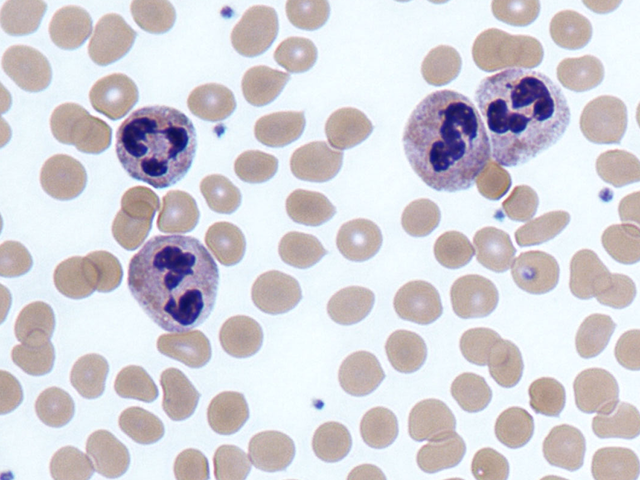
#> input picture chapter7/cells.png, 640 x 480 px, found by its file name
$ jupyter execute ch7_codes.ipynb
#> lines starting #> are read from the running program, lines starting #| are printed output that depends on the picture; after the words box and inside, x2 and y2 are one past the last pixel; in counts of white or black regions, pixels touching at a corner belong together
# Binarization

쓰레쉬 홀드를 사용.

```cv2.threshold(src, thresh, maxval, type, dst=None)```

[cell 1]
import sys
import numpy as np
import cv2

[cell 2]
src = cv2.imread('cells.png', cv2.IMREAD_GRAYSCALE)
#> src: shape (480, 640); min 21, max 255, mean 209.5

if src is None:
    print('Image load failed!')
    sys.exit()

[cell 3]
_, dst1 = cv2.threshold(src, 100, 255, cv2.THRESH_BINARY) # 임계값 : 100
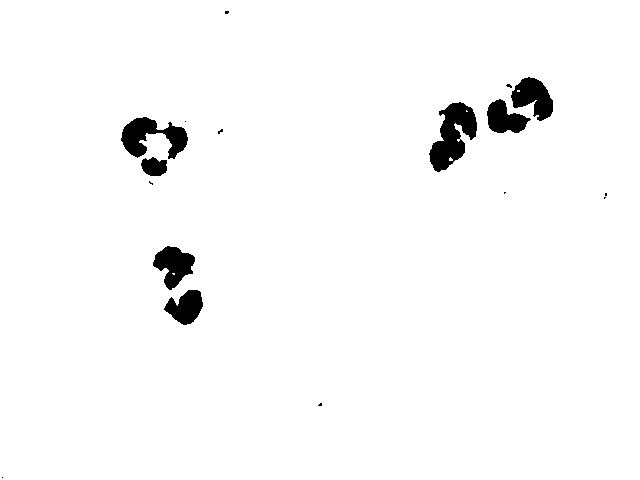
#> dst1: shape (480, 640); 97.5% white; 17 black regions (10 under 20 px), largest, box (x1, y1, x2, y2) and area: (429, 102, 477, 172) 1853, (121, 117, 188, 159) 1448, (511, 77, 553, 121) 1112
_, dst2 = cv2.threshold(src, 210, 255, cv2.THRESH_BINARY) # 임계값 : 210
#> dst2: shape (480, 640); 53.4% white; 79 black regions, largest, box (x1, y1, x2, y2) and area: (403, 28, 570, 201) 16495, (112, 185, 246, 368) 13509, (115, 105, 197, 189) 5253

cv2.imshow('src', src)
cv2.imshow('dst1', dst1)
cv2.imshow('dst2', dst2)
cv2.waitKey()
cv2.destroyAllWindows()

with Trackbar **threshold 조정**

[cell 4]
import sys
import numpy as np
import cv2

[cell 5]
# EX 1)
src = cv2.imread('cells.png', cv2.IMREAD_GRAYSCALE)

if src is None:
    print('Image load failed!')
    sys.exit()

[cell 6]
def on_threshold(pos):
    # 쓰레쉬 홀드는 Trackbar의 위치로 부터 값을 받는다. # 초기값 128
    _, dst = cv2.threshold(src, pos, 255, cv2.THRESH_BINARY)
    cv2.imshow('dst', dst)


cv2.imshow('src', src)
cv2.namedWindow('dst')
cv2.createTrackbar('Threshold', 'dst', 0, 255, on_threshold)
cv2.setTrackbarPos('Threshold', 'dst', 128)

cv2.waitKey()
cv2.destroyAllWindows()

[cell 7]
# EX 2) => 조명 균일 X.
src = cv2.imread('sudoku.jpg', cv2.IMREAD_GRAYSCALE)
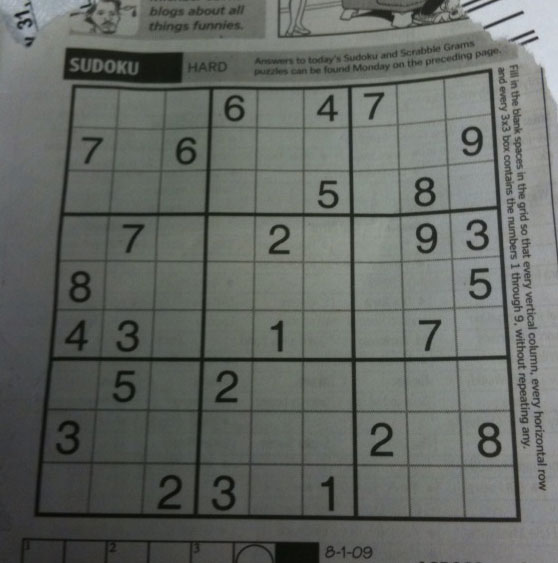
#> input picture chapter7/sudoku.jpg, 558 x 563 px, found by its file name
#> src: shape (563, 558); min 7, max 218, mean 102.4

if src is None:
    print('Image load failed!')
    sys.exit()

[cell 8]
cv2.imshow('src', src)
cv2.namedWindow('dst')
cv2.createTrackbar('Threshold', 'dst', 0, 255, on_threshold)
cv2.setTrackbarPos('Threshold', 'dst', 128)

cv2.waitKey()
cv2.destroyAllWindows()

# Otsu

[cell 9]
import sys
import numpy as np
import cv2

[cell 10]
src = cv2.imread('rice.png', cv2.IMREAD_GRAYSCALE)
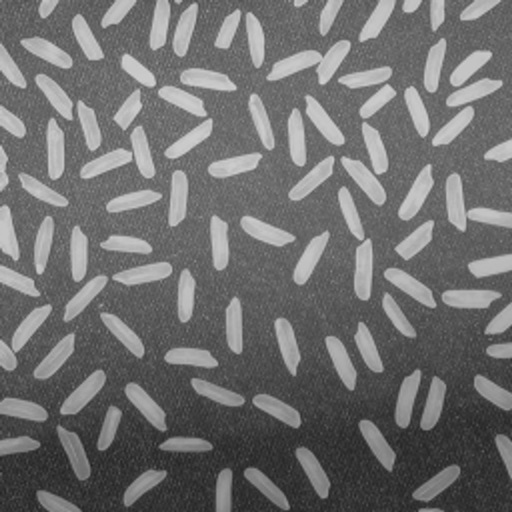
#> input picture chapter7/rice.png, 512 x 512 px, found by its file name
#> src is the input picture: shape (512, 512); min 33, max 211, mean 111.3

if src is None:
    print('Image load failed!')
    sys.exit()

[cell 11]
# OTSU를 통해 threshold를 구하고 이를 기반으로 Binarization진행
th, dst = cv2.threshold(src, 0, 255, cv2.THRESH_BINARY | cv2.THRESH_OTSU)# Extra Flag
#> dst: shape (512, 512); 26% white; 219 white regions (117 under 20 px), largest, box (x1, y1, x2, y2) and area: (266, 40, 351, 85) 1738, (80, 125, 156, 180) 1709, (445, 172, 512, 232) 1576
#> th = 131
# 기본은 THRESH_BINARY -> THRESH_OTSU는 추가 FLAG
# SAME WITH
# th, _ =  cv2.threshold(src, 0, 255,cv2.THRESH_OTSU)
# _, dst = cv2.threshold(src, th, 255, cv2.THRESH_BINARY)

print("otsu's threshold:", th)  # 131
#| otsu's threshold: 131.0

cv2.imshow('src', src)
cv2.imshow('dst', dst)
cv2.waitKey()
cv2.destroyAllWindows()

[cell 12]
src = cv2.imread('sudoku.jpg', cv2.IMREAD_GRAYSCALE)

if src is None:
    print('Image load failed!')
    sys.exit()

[cell 13]
# OTSU를 통해 threshold를 구하고 이를 기반으로 Binarization진행
th, dst = cv2.threshold(src, 0, 255, cv2.THRESH_BINARY | cv2.THRESH_OTSU)# Extra Flag
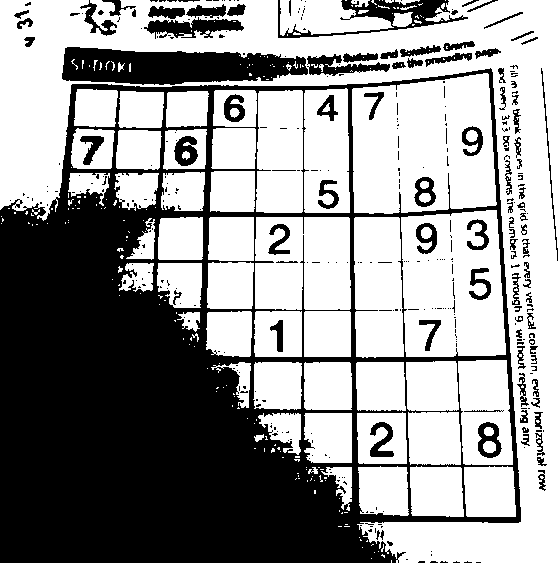
#> dst: shape (563, 558); 59% white; 359 black regions (263 under 20 px), largest, box (x1, y1, x2, y2) and area: (0, 68, 521, 563) 105703, (62, 47, 308, 85) 6806, (278, 0, 468, 38) 2033
#> th = 97
# 기본은 THRESH_BINARY -> THRESH_OTSU는 추가 FLAG
# SAME WITH
# th, _ =  cv2.threshold(src, 0, 255,cv2.THRESH_OTSU)
# _, dst = cv2.threshold(src, th, 255, cv2.THRESH_BINARY)

print("otsu's threshold:", th)  # 131
#| otsu's threshold: 97.0

cv2.imshow('src', src)
cv2.imshow('dst', dst)
cv2.waitKey()
cv2.destroyAllWindows()

# Local Binarization

[cell 14]
import sys
import numpy as np
import cv2

## Rice

[cell 15]
# 입력 영상 불러오기
src = cv2.imread('rice.png', cv2.IMREAD_GRAYSCALE)

if src is None:
    print('Image load failed!')
    sys.exit()

[cell 16]
# 전역 이진화 by Otsu's method
_, dst1 = cv2.threshold(src, 0, 255, cv2.THRESH_BINARY | cv2.THRESH_OTSU)# Extra Flag
# 기본은 THRESH_BINARY -> THRESH_OTSU는 추가 FLAG

# 지역 이진화 by Otsu's method
dst2 = np.zeros(src.shape, np.uint8)

bw = src.shape[1] // 4 # => 몫 연산 정수형 반환
#> bw = 128
bh = src.shape[0] // 4 # => 몫 연산 정수형 반환
#> bh = 128
print(src.shape)
#| (512, 512)
print(bw, bh)
#| 128 128
# 4 x 4 => 16개 블럭마다 threshold를 통해 이진화 진행.
for y in range(4):
    for x in range(4):
        src_ = src[y*bh:(y+1)*bh, x*bw:(x+1)*bw]
        dst_ = dst2[y*bh:(y+1)*bh, x*bw:(x+1)*bw]
        # => 이 때 threshold값은 otsu가 결정
        cv2.threshold(src_, 0, 255, cv2.THRESH_BINARY | cv2.THRESH_OTSU, dst_)# Extra Flag
# 기본은 THRESH_BINARY -> THRESH_OTSU는 추가 FLAG

# 결과 출력
cv2.imshow('src', src)
cv2.imshow('dst1', dst1)
cv2.imshow('dst2', dst2)
cv2.waitKey()
cv2.destroyAllWindows()

## SUDOKU

[cell 17]
# 입력 영상 불러오기
src = cv2.imread('sudoku.jpg', cv2.IMREAD_GRAYSCALE)

if src is None:
    print('Image load failed!')
    sys.exit()

[cell 18]
# 전역 이진화 by Otsu's method
_, dst1 = cv2.threshold(src, 0, 255, cv2.THRESH_BINARY | cv2.THRESH_OTSU)# Extra Flag
# 기본은 THRESH_BINARY -> THRESH_OTSU는 추가 FLAG

# 지역 이진화 by Otsu's method
dst2 = np.zeros(src.shape, np.uint8)

bw = src.shape[1] // 4
#> bw = 139
bh = src.shape[0] // 4
#> bh = 140

for y in range(4):
    for x in range(4):
        src_ = src[y*bh:(y+1)*bh, x*bw:(x+1)*bw] #
        dst_ = dst2[y*bh:(y+1)*bh, x*bw:(x+1)*bw]
        cv2.threshold(src_, 0, 255, cv2.THRESH_BINARY | cv2.THRESH_OTSU, dst_)# Extra Flag
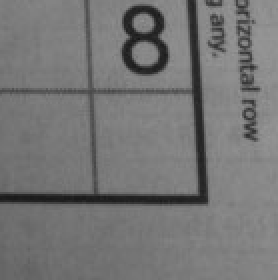
#> src_: shape (140, 139) (shown 2 times larger); min 22, max 150, mean 117.1
# 기본은 THRESH_BINARY -> THRESH_OTSU는 추가 FLAG

# 결과 출력
cv2.imshow('src', src)
cv2.imshow('dst1', dst1)
cv2.imshow('dst2', dst2)
cv2.waitKey()
cv2.destroyAllWindows()

## Adaptive Threshold

[cell 19]
import sys
import numpy as np
import cv2

[cell 20]
src = cv2.imread('rice.png', cv2.IMREAD_GRAYSCALE)

if src is None:
    print('Image load failed!')
    sys.exit()

[cell 21]
def on_trackbar(pos):
    bsize = pos
    if bsize % 2 == 0:
        bsize = bsize - 1
    if bsize < 3:
        bsize = 3

    dst = cv2.adaptiveThreshold(src, 255, cv2.ADAPTIVE_THRESH_GAUSSIAN_C,
                                cv2.THRESH_BINARY, bsize, 5)

    cv2.imshow('dst', dst)


cv2.imshow('src', src)
cv2.namedWindow('dst')
cv2.createTrackbar('Block Size', 'dst', 0, 200, on_trackbar)
cv2.setTrackbarPos('Block Size', 'dst', 11)

cv2.waitKey()
cv2.destroyAllWindows()

[cell 22]
src = cv2.imread('sudoku.jpg', cv2.IMREAD_GRAYSCALE)

if src is None:
    print('Image load failed!')
    sys.exit()

[cell 23]
cv2.imshow('src', src)
cv2.namedWindow('dst')
cv2.createTrackbar('Block Size', 'dst', 0, 200, on_trackbar)
cv2.setTrackbarPos('Block Size', 'dst', 11)

cv2.waitKey()
cv2.destroyAllWindows()

# Morphology Erosion & Dilation

[cell 24]
import sys
import numpy as np
import cv2

[cell 25]
src = cv2.imread('circuit.bmp', cv2.IMREAD_GRAYSCALE)
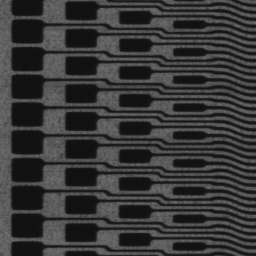
#> input picture chapter6/circuit.bmp, 256 x 256 px, found by its file name
#> src is the input picture: shape (256, 256); min 13, max 112, mean 55

if src is None:
    print('Image load failed!')
    sys.exit()

[cell 26]
# 모폴로지 사각형 모양 커널 생성.
se = cv2.getStructuringElement(cv2.MORPH_RECT, (5, 3))
#> se = [[1, 1, 1, 1, 1], [1, 1, 1, 1, 1], [1, 1, 1, 1, 1]]

# 침식
dst1 = cv2.erode(src, se)
#> dst1: shape (256, 256)

# 팽창
dst2 = cv2.dilate(src, None)
#> dst2: shape (256, 256)

cv2.imshow('src', src)
cv2.imshow('dst1', dst1) # 침식
cv2.imshow('dst2', dst2) # 팽창
cv2.waitKey()
cv2.destroyAllWindows()

## RICE Local Binarization & Erosion - Dilate

[cell 27]
# 입력 영상 불러오기
src = cv2.imread('rice.png', cv2.IMREAD_GRAYSCALE)

if src is None:
    print('Image load failed!')
    sys.exit()

[cell 28]
# 전역 이진화 by Otsu's method
_, dst1 = cv2.threshold(src, 0, 255, cv2.THRESH_BINARY | cv2.THRESH_OTSU)

# 지역 이진화 by Otsu's method
dst2 = np.zeros(src.shape, np.uint8)

bw = src.shape[1] // 4 # => 몫 연산 정수형 반환
#> bw = 128
bh = src.shape[0] // 4 # => 몫 연산 정수형 반환
#> bh = 128
print(src.shape)
#| (512, 512)
print(bw, bh)
#| 128 128

# 4 x 4 => 16개 블럭마다 threshold를 통해 이진화 진행.
for y in range(4):
    for x in range(4):
        src_ = src[y*bh:(y+1)*bh, x*bw:(x+1)*bw]
        dst_ = dst2[y*bh:(y+1)*bh, x*bw:(x+1)*bw]
        # => 이 때 threshold값은 otsu가 결정
        cv2.threshold(src_, 0, 255, cv2.THRESH_BINARY | cv2.THRESH_OTSU, dst_)

# 모폴로지 사각형 모양 커널 생성.
se = cv2.getStructuringElement(cv2.MORPH_RECT, (5, 3))

# 침식
dst3 = cv2.erode(dst2, se)
#> dst3: shape (512, 512); 18.9% white; 99 white regions (1 under 20 px), largest, box (x1, y1, x2, y2) and area: (269, 41, 349, 83) 1171, (448, 175, 512, 229) 1105, (444, 291, 499, 307) 713

# 팽창
dst4 = cv2.dilate(dst2, None)
#> dst4: shape (512, 512); 32.7% white; 102 white regions (10 under 20 px), largest, box (x1, y1, x2, y2) and area: (431, 50, 504, 147) 2765, (340, 121, 389, 207) 2074, (337, 185, 374, 302) 1951

[cell 29]
# 결과 출력
cv2.imshow('src', src)
cv2.imshow('dst1_global_bin', dst1)
cv2.imshow('dst2_local_bin', dst2)
cv2.imshow('dst3_erosion', dst3)
cv2.imshow('dst4_dilation', dst4)
cv2.waitKey()
cv2.destroyAllWindows()

## SUDOKU Local Binarization with Adaptive & Erosion - Dilate

[cell 30]
# 입력 영상 불러오기
src = cv2.imread('sudoku.jpg', cv2.IMREAD_GRAYSCALE)

if src is None:
    print('Image load failed!')
    sys.exit()

[cell 31]
# 전역 이진화 by Otsu's method
_, dst1 = cv2.threshold(src, 0, 255, cv2.THRESH_BINARY | cv2.THRESH_OTSU)

# 지역 이진화 by Otsu's method
dst2 = np.zeros(src.shape, np.uint8)

bw = src.shape[1] // 4
#> bw = 139
bh = src.shape[0] // 4
#> bh = 140

for y in range(4):
    for x in range(4):
        src_ = src[y*bh:(y+1)*bh, x*bw:(x+1)*bw] #
        dst_ = dst2[y*bh:(y+1)*bh, x*bw:(x+1)*bw]
        cv2.threshold(src_, 0, 255, cv2.THRESH_BINARY | cv2.THRESH_OTSU, dst_)

# 모폴로지 사각형 모양 커널 생성.
se = cv2.getStructuringElement(cv2.MORPH_RECT, (5, 3))

# 침식
dst3 = cv2.erode(dst2, se)
#> dst3: shape (563, 558); 70% white; 104 black regions (15 under 20 px), largest, box (x1, y1, x2, y2) and area: (31, 10, 542, 524) 51518, (0, 0, 558, 563) 9409, (61, 47, 229, 85) 4712

# 팽창
dst4 = cv2.dilate(dst2, None)
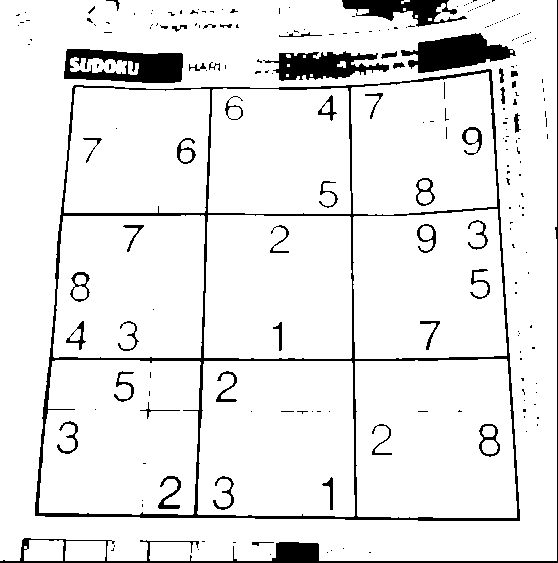
#> dst4: shape (563, 558); 91.7% white; 233 black regions (185 under 20 px), largest, box (x1, y1, x2, y2) and area: (35, 69, 520, 521) 8862, (0, 0, 558, 563) 2950, (64, 49, 183, 83) 2676

[cell 32]
# 결과 출력
cv2.imshow('src', src)
cv2.imshow('dst1_global_bin', dst1)
cv2.imshow('dst2_local_bin', dst2)
cv2.imshow('dst3_erosion', dst3)
cv2.imshow('dst4_dilation', dst4)
cv2.waitKey()
cv2.destroyAllWindows()

# Morphology Opening & Closing

```cv2.morphologyEx(src, op, kernel, dst=None, anchor=None, iterations=None,
borderType=None, borderValue=None) ```

**Opening : Erosion -> Dilation**

[cell 33]
import sys
import numpy as np
import cv2

[cell 34]
src = cv2.imread('rice.png', cv2.IMREAD_GRAYSCALE)

if src is None:
    print('Image load failed!')
    sys.exit()

[cell 35]
# src 영상에 지역 이진화 수행 (local_th.py 참고)
dst1 = np.zeros(src.shape, np.uint8)

bw = src.shape[1] // 4
#> bw = 128
bh = src.shape[0] // 4
#> bh = 128

for y in range(4):
    for x in range(4):
        src_ = src[y*bh:(y+1)*bh, x*bw:(x+1)*bw]
        dst_ = dst1[y*bh:(y+1)*bh, x*bw:(x+1)*bw]
        cv2.threshold(src_, 0, 255, cv2.THRESH_BINARY | cv2.THRESH_OTSU, dst_)

[cell 36]
# dst1:local binarization with OTSU의 쌀의 개수를 센다.
cnt1, _ = cv2.connectedComponents(dst1) #  레이블링 함수 - cv2.connectedComponents
#> cnt1 = 113

print('cnt1:', cnt1)
#| cnt1: 113

dst2 = cv2.morphologyEx(dst1, cv2.MORPH_OPEN, None)
#> dst2: shape (512, 512); 27% white; 98 white regions (1 under 20 px), largest, box (x1, y1, x2, y2) and area: (267, 40, 351, 85) 1622, (446, 173, 512, 231) 1499, (0, 305, 52, 370) 1148
# Same as
# dst2 = cv2.erode(dst1, None)
# dst2 = cv2.dilate(dst2, None)

# dst2: local binarization -> (erode -> dilate)(== opening)의 쌀의 개수를 센다.
cnt2, _ = cv2.connectedComponents(dst2) #  레이블링 함수 - cv2.connectedComponents
#> cnt2 = 99
print('cnt2:', cnt2)
#| cnt2: 99

cv2.imshow('src', src)
cv2.imshow('dst1', dst1)
cv2.imshow('dst2', dst2)
cv2.waitKey()
cv2.destroyAllWindows()

**Closing : Dilation -> Erosion**

[cell 37]
src = cv2.imread('rice.png', cv2.IMREAD_GRAYSCALE)

if src is None:
    print('Image load failed!')
    sys.exit()

[cell 38]
# src 영상에 지역 이진화 수행 (local_th.py 참고)
dst1 = np.zeros(src.shape, np.uint8)

bw = src.shape[1] // 4
bh = src.shape[0] // 4

for y in range(4):
    for x in range(4):
        src_ = src[y*bh:(y+1)*bh, x*bw:(x+1)*bw]
        dst_ = dst1[y*bh:(y+1)*bh, x*bw:(x+1)*bw]
        cv2.threshold(src_, 0, 255, cv2.THRESH_BINARY | cv2.THRESH_OTSU, dst_)

[cell 39]
# dst1:local binarization with OTSU의 쌀의 개수를 센다.
cnt1, _ = cv2.connectedComponents(dst1) #  레이블링 함수 - cv2.connectedComponents

print('cnt1:', cnt1)
#| cnt1: 113

dst2 = cv2.morphologyEx(dst1, cv2.MORPH_CLOSE, None)
#> dst2: shape (512, 512); 27.1% white; 108 white regions (14 under 20 px), largest, box (x1, y1, x2, y2) and area: (341, 122, 388, 206) 1730, (266, 40, 351, 85) 1635, (338, 186, 373, 301) 1623
# Same as
# dst2 = cv2.dilate(dst1, None)
# dst2 = cv2.erode(dst2, None)

# dst2: local binarization -> (dilate -> erode)(== closing)의 쌀의 개수를 센다.

cnt2, _ = cv2.connectedComponents(dst2) #  레이블링 함수 - cv2.connectedComponents
#> cnt2 = 109
print('cnt2:', cnt2)
#| cnt2: 109

cv2.imshow('src', src)
cv2.imshow('dst1', dst1)
cv2.imshow('dst2', dst2)
cv2.waitKey()
cv2.destroyAllWindows()

# Labeling 레이블링

[cell 40]
import sys
import numpy as np
import cv2

그룹에 대한 Labeling (대충 1이 몇 번째 그룹에 있는지를 찾아준다.)

[cell 41]
mat = np.array([
    [0, 0, 1, 1, 0, 0, 0, 0],
    [1, 1, 1, 1, 0, 0, 1, 0],
    [1, 1, 1, 1, 0, 0, 0, 0],
    [0, 0, 0, 0, 0, 1, 1, 0],
    [0, 0, 0, 1, 1, 1, 1, 0],
    [0, 0, 1, 1, 0, 0, 1, 0],
    [0, 0, 1, 1, 1, 1, 1, 0],
    [0, 0, 0, 0, 0, 0, 0, 0]], np.uint8)

cnt, labels = cv2.connectedComponents(mat)
#> cnt = 4

print('sep:', mat, sep='\n')
print('cnt:', cnt)
#| cnt: 4
print('labels:', labels, sep='\n')
#| labels:
#| [[0 0 1 1 0 0 0 0]
#|  [1 1 1 1 0 0 2 0]
#|  [1 1 1 1 0 0 0 0]
#|  [0 0 0 0 0 3 3 0]
#|  [0 0 0 3 3 3 3 0]
#|  [0 0 3 3 0 0 3 0]
#|  [0 0 3 3 3 3 3 0]
#|  [0 0 0 0 0 0 0 0]]

## Keyboard Labeling Example

[cell 42]
import sys
import numpy as np
import cv2

[cell 43]
src = cv2.imread('keyboard.bmp', cv2.IMREAD_GRAYSCALE)
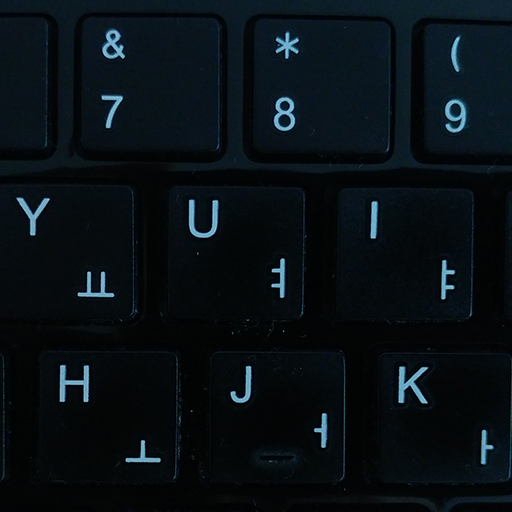
#> input picture chapter7/keyboard.bmp, 512 x 512 px, found by its file name
#> src: shape (512, 512); min 0, max 196, mean 13.8

if src is None:
    print('Image load failed!')
    sys.exit()

[cell 44]
_, src_bin = cv2.threshold(src, 0, 255, cv2.THRESH_OTSU)
#> src_bin: shape (512, 512); 2.1% white; 37 white regions (19 under 20 px), largest, box (x1, y1, x2, y2) and area: (398, 366, 428, 404) 470, (60, 365, 89, 402) 469, (189, 200, 218, 238) 452

cnt, labels, stats, centroids = cv2.connectedComponentsWithStats(src_bin)
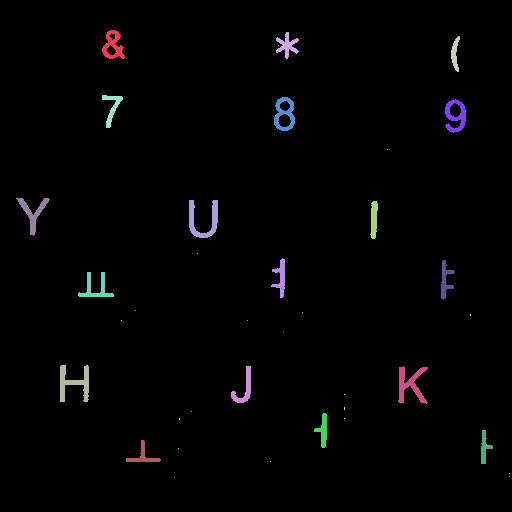
#> labels: shape (512, 512) int32; 38 distinct labels, from 0 to 37; one colour per label, 0 black
#> cnt = 38; stats = 38 rows, first 6: [0, 0, 512, 512, 256750], [102, 30, 23, 29, 341], [276, 32, 23, 27, 259], [451, 36, 9, 36, 168], [278, 45, 1, 1, 1], [102, 95, 21, 33, 230]; centroids = 38 pairs, first value 32.49 to 509, second value 44.95 to 477

print(stats)
#| [[     0      0    512    512 256750]
#|  [   102     30     23     29    341]
#|  [   276     32     23     27    259]
#|  [   451     36      9     36    168]
#|  [   278     45      1      1      1]
#|  [   102     95     21     33    230]
#|  [   274     97     21     34    373]
#|  [   445     99     21     34    366]
#|  [   387    149      1      1      1]
#|  [    16    198     34     38    350]
#|  [   189    200     29     38    452]
#|  [   370    201      8     38    221]
#> (further printed lines are left out)

print(centroids)
#> (printed output is left out)

dst = cv2.cvtColor(src, cv2.COLOR_GRAY2BGR)
#> dst: shape (512, 512, 3)

for i in range(1, cnt):
    (x, y, w, h, area) = stats[i]

    if area < 20:
        continue

    cv2.rectangle(dst, (x, y, w, h), (0, 255, 255))
#> this loop made 37 passes
#> (x, y, w, h, area) on passes 1, 2, 3, 5, 6, 7, 9, 10, 11, 13, 14, 15: (102, 30, 23, 29, 341), (276, 32, 23, 27, 259), (451, 36, 9, 36, 168), (102, 95, 21, 33, 230), (274, 97, 21, 34, 373), (445, 99, 21, 34, 366), (16, 198, 34, 38, 350), (189, 200, 29, 38, 452), (370, 201, 8, 38, 221), (271, 258, 14, 40, 245), (441, 260, 14, 40, 239), (78, 272, 36, 25, 313)
#> dst: shape (512, 512, 3); mean B, G, R 13.4, 15.3, 15.3

dst1 = cv2.morphologyEx(src_bin, cv2.MORPH_OPEN, None)
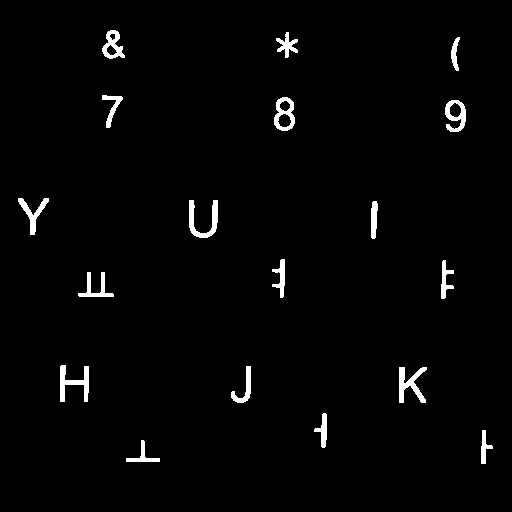
#> dst1: shape (512, 512); 2% white; 18 white regions, largest, box (x1, y1, x2, y2) and area: (399, 367, 427, 403) 461, (60, 365, 89, 402) 460, (189, 200, 218, 238) 450

# 출력
cv2.imshow('src', src)
cv2.imshow('src_bin', src_bin)
cv2.imshow('dst', dst)
cv2.imshow('dst1_opening', dst1)
cv2.waitKey()
cv2.destroyAllWindows()
